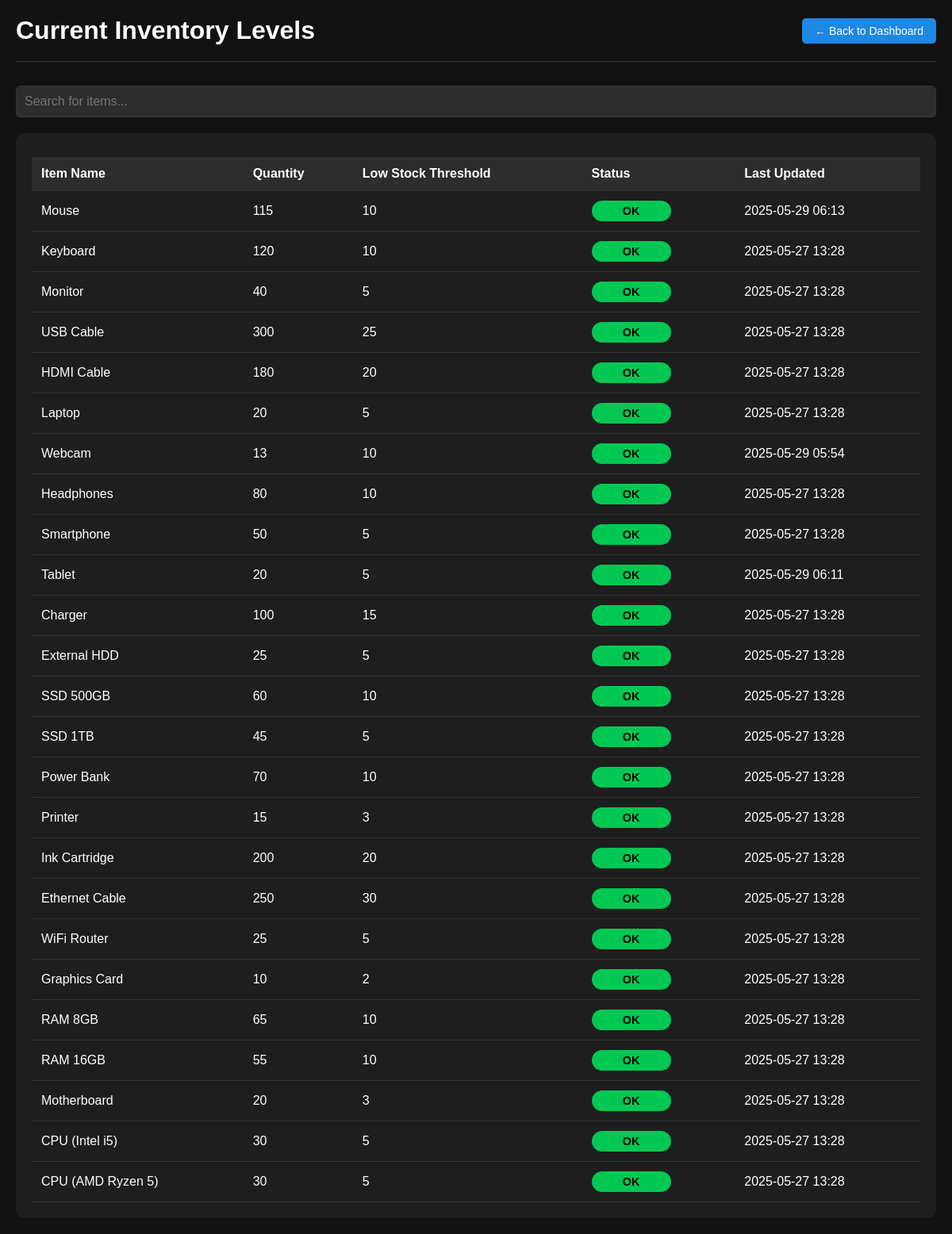
/stock-reminders, run on an earlier commit of the app's database.
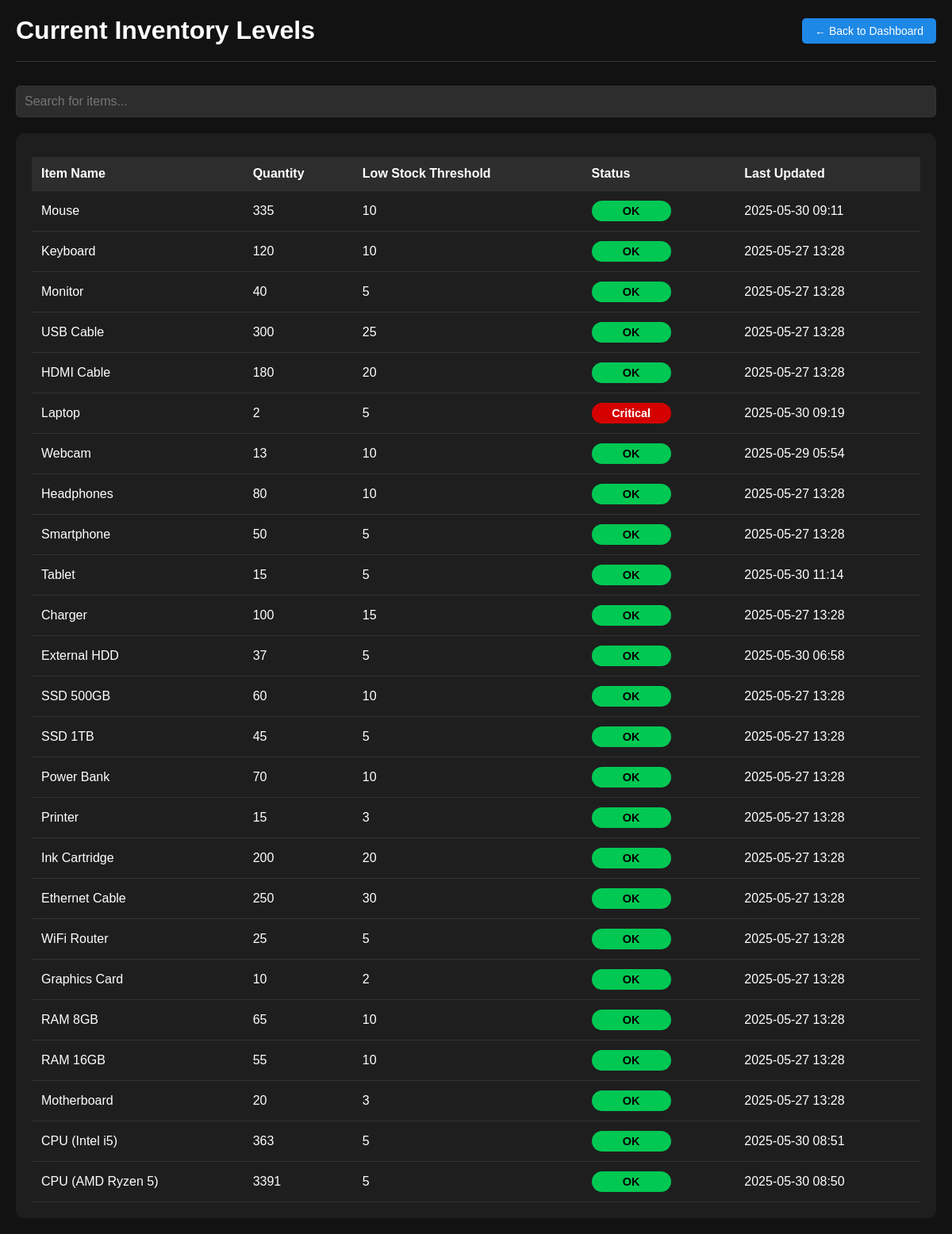
And on a later commit of the database.
### models.py (models this page shows)
class Inventory(db.Model):
    id = db.Column(db.Integer, primary_key=True)
    item_name = db.Column(db.String(100), unique=True, nullable=False)  # e.g., "Mouse", "Monitor"
    stock_quantity = db.Column(db.Integer, nullable=False, default=0)   # Available quantity
    low_stock_threshold = db.Column(db.Integer, default=5)  # 🔔 For low stock alerts
    last_updated = db.Column(db.DateTime, default=datetime.utcnow, onupdate=datetime.utcnow)

### app.py (the view)
@app.route("/stock-reminders")
def stock_reminders():
    inventory_items = Inventory.query.all()
    return render_template("stock_level_warehouse.html", items=inventory_items)

### app.py (called while the page is built)
@app.after_request
def add_header(response):
    response.headers["Cache-Control"] = "no-cache, no-store, must-revalidate, private"
    response.headers["Pragma"] = "no-cache"
    response.headers["Expires"] = "-1"
    return response

### templates/stock_level_warehouse.html (shortened to what this page needs)
<!DOCTYPE html>
<html lang="en">
<head>
</head>
<body>
    <div class="container">
        <div class="header">
            <h1>Current Inventory Levels</h1>
            <div class="back-button">
                <a href="{{ url_for('warehouse_dashboard') }}">← Back to Dashboard</a>
            </div>
        </div>
        <div class="search-bar">
            <input type="text" id="searchStock" onkeyup="filterTable()" placeholder="Search for items...">
        </div>
        <div class="table-container">
            {% if items %}
            <table id="stockTable">
                <thead>
                    <tr>
                        <th>Item Name</th>
                        <th>Quantity</th>
                        <th>Low Stock Threshold</th>
                        <th>Status</th>
                        <th>Last Updated</th>
                    </tr>
                </thead>
                <tbody>
                    {% for item in items %}
                    <tr>
                        <td>{{ item.item_name }}</td>
                        <td>{{ item.stock_quantity }}</td>
                        <td>{{ item.low_stock_threshold }}</td>
                        <td>
                            {% if item.stock_quantity <= item.low_stock_threshold * 0.5 %}
                                <span class="stock-status stock-critical">Critical</span>
                            {% elif item.stock_quantity <= item.low_stock_threshold %}
                                <span class="stock-status stock-low">Low</span>
                            {% else %}
                                <span class="stock-status stock-ok">OK</span>
                            {% endif %}
                        </td>
                        <td>{{ item.last_updated.strftime('%Y-%m-%d %H:%M') }}</td>
                    </tr>
                    {% endfor %}
                </tbody>
            </table>
            {% else %}
            <div class="no-items">
                <h2>No Inventory Items</h2>
                <p>There are no items currently in the inventory.</p>
            </div>
            {% endif %}
        </div>
    </div>
</body>
</html>

### templates/stock_level_warehouse.html (style rules this page uses)
body { background-color: #121212; color: #fff; font-family: Arial, sans-serif; padding: 20px; margin: 0; }
.container { max-width: 1200px; margin: 0 auto; }
.header { display: flex; justify-content: space-between; align-items: center; margin-bottom: 30px; padding-bottom: 20px; border-bottom: 1px solid #333; }
.header h1 { margin: 0; color: #fff; font-size: 2em; }
.back-button a { background-color: #1e88e5; color: white; padding: 8px 16px; border-radius: 5px; text-decoration: none; font-size: 14px; transition: background-color 0.3s; }
.table-container { background-color: #1e1e1e; border-radius: 10px; padding: 20px; margin-top: 20px; overflow-x: auto; }
table { width: 100%; border-collapse: collapse; margin-top: 10px; }
th, td { padding: 12px; text-align: left; border-bottom: 1px solid #333; }
th { background-color: #2d2d2d; font-weight: bold; color: #fff; }
.stock-status { padding: 5px 10px; border-radius: 15px; font-size: 0.9em; font-weight: bold; text-align: center; display: inline-block; min-width: 80px; }
.stock-ok { background-color: #00c853; color: #000; }
.stock-critical { background-color: #d50000; color: #fff; }
.search-bar { margin-bottom: 20px; display: flex; gap: 10px; }
.search-bar input { flex-grow: 1; padding: 10px; border-radius: 5px; border: 1px solid #333; background-color: #2d2d2d; color: #fff; font-size: 1em; }

What changed in the data, as far as the page shows it:
changed Inventory "Mouse": stock_quantity "115" → "335"; last_updated "2025-05-29 06:13" → "2025-05-30 09:11"
changed Inventory "Laptop": stock_quantity "20" → "2"; last_updated "2025-05-27 13:28" → "2025-05-30 09:19"; stock_quantity "OK" → "Critical"
changed Inventory "Tablet": stock_quantity "20" → "15"; last_updated "2025-05-29 06:11" → "2025-05-30 11:14"
changed Inventory "External HDD": stock_quantity "25" → "37"; last_updated "2025-05-27 13:28" → "2025-05-30 06:58"
changed Inventory "CPU (Intel i5)": stock_quantity "30" → "363"; last_updated "2025-05-27 13:28" → "2025-05-30 08:51"
changed Inventory "CPU (AMD Ryzen 5)": stock_quantity "30" → "3391"; last_updated "2025-05-27 13:28" → "2025-05-30 08:50"
